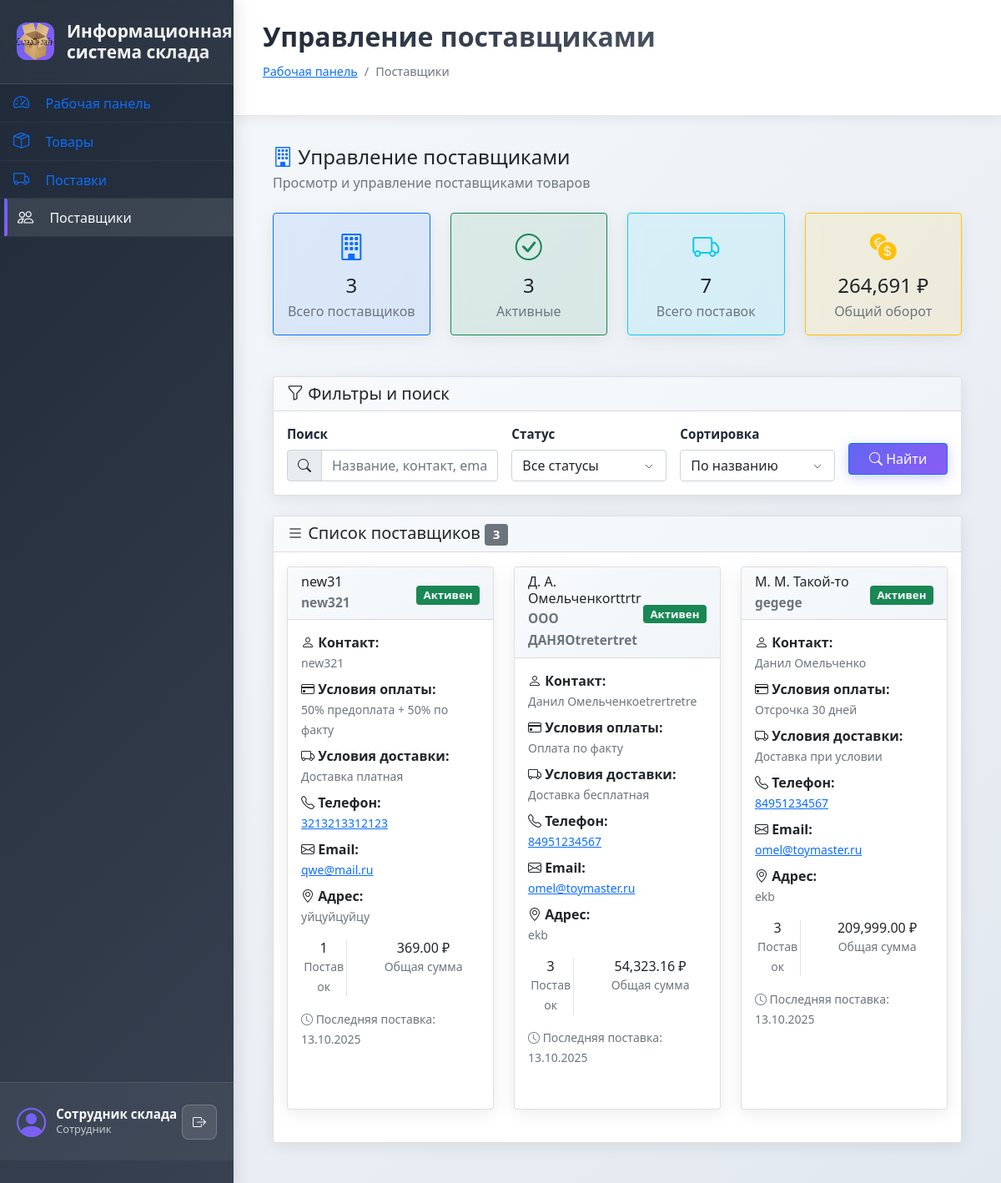
/suppliers.php (signed in), run on the app's committed database.
### tables this page shows
CREATE TABLE `suppliers` (
  `id` int NOT NULL,
  `supplier_code` varchar(20) NOT NULL,
  `full_name` varchar(100) NOT NULL,
  `company_name` varchar(100) DEFAULT NULL,
  `phone` varchar(20) DEFAULT NULL,
  `email` varchar(100) DEFAULT NULL,
  `address` text,
  `payment_terms` varchar(50) DEFAULT 'prepayment',
  `delivery_terms` varchar(50) DEFAULT 'pickup',
  `notes` text,
  `contact_person` varchar(100) DEFAULT NULL,
  `is_active` tinyint(1) DEFAULT '1',
  `created_at` timestamp NULL DEFAULT CURRENT_TIMESTAMP
);

CREATE TABLE `deliveries` (
  `id` int NOT NULL,
  `delivery_code` varchar(20) NOT NULL,
  `supplier_id` int NOT NULL,
  `status` enum('pending','in_transit','completed','cancelled') NOT NULL DEFAULT 'pending',
  `order_date` date NOT NULL,
  `expected_date` date DEFAULT NULL,
  `actual_date` date DEFAULT NULL,
  `total_amount` decimal(12,2) DEFAULT '0.00',
  `notes` text,
  `created_by` int NOT NULL
);

### suppliers.php (the view, shortened to what the rows shown need)
<?php
require_once 'classes/Database.php';
require_once 'classes/Supplier.php';
require_once 'classes/Delivery.php';
$supplier = new Supplier();
$delivery = new Delivery();
$filters = [];
$suppliers = $supplier->getAll($filters);
foreach ($suppliers as $key => $sup) {
    $suppliers[$key]['deliveries_count'] = $delivery->getCountBySupplier($sup['id']);
    $suppliers[$key]['total_amount'] = $delivery->getTotalAmountBySupplier($sup['id']);
    $suppliers[$key]['last_delivery'] = $delivery->getLastDeliveryBySupplier($sup['id']);
}
$sortFilter = $_GET['sort'] ?? 'name';
switch ($sortFilter) {
    default:
        usort($suppliers, fn($a, $b) => strcasecmp($a['name'] ?? '', $b['name'] ?? ''));
        break;
}
include 'includes/header.php';
$paymentTermsOptions = [
    'prepayment' => 'Предоплата 100%',
    '50_50' => '50% предоплата + 50% по факту',
    'postpayment' => 'Оплата по факту',
    'credit_30' => 'Отсрочка 30 дней',
    'credit_60' => 'Отсрочка 60 дней'
];
$deliveryTermsOptions = [
    'pickup' => 'Самовывоз',
    'delivery_paid' => 'Доставка платная',
    'delivery_free' => 'Доставка бесплатная',
    'delivery_conditional' => 'Доставка при условии'
];
?>
<div class="container-fluid">
    <div class="d-flex justify-content-between align-items-center mb-4">
        <div>
            <h2 class="h4 mb-1">
                <i class="bi bi-building text-primary"></i>
                Управление поставщиками
            </h2>
        </div>
    </div>
    <div class="card">
        <div class="card-body">
            <?php if (empty($suppliers)): ?>
                <div class="text-center py-4">
                    <i class="bi bi-inbox text-muted" style="font-size: 2rem;"></i>
                    <p class="text-muted mt-2">Поставщики не найдены</p>
                </div>
            <?php else: ?>
                <div class="row">
                    <?php foreach ($suppliers as $sup): ?>
                    <div class="col-lg-6 col-xl-4 mb-4">
                        <div class="card h-100">
                            <div class="card-header d-flex justify-content-between align-items-center">
                                <div>
                                    <h6 class="mb-0"><?= htmlspecialchars($sup['name'] ?? 'Без названия') ?></h6>
                                    <?php if (!empty($sup['company_name'])): ?>
                                        <small class="text-muted"><?= htmlspecialchars($sup['company_name']) ?></small>
                                    <?php endif; ?>
                                </div>
                                <div>
                                    <?php if (($sup['status'] ?? '') == 'active'): ?>
                                        <span class="badge bg-success">Активен</span>
                                    <?php else: ?>
                                        <span class="badge bg-secondary">Неактивен</span>
                                    <?php endif; ?>
                                </div>
                            </div>
                            <div class="card-body">
                                <div class="mb-2">
                                    <strong><i class="bi bi-person"></i> Контакт:</strong><br>
                                    <small class="text-muted"><?= htmlspecialchars($sup['contact_person']) ?></small>
                                </div>
                                <div class="mb-2">
                                    <strong><i class="bi bi-credit-card"></i> Условия оплаты:</strong><br>
                                    <small class="text-muted">
                                        <?= htmlspecialchars($paymentTermsOptions[$sup['payment_terms'] ?? 'prepayment'] ?? 'Не указано') ?>
                                    </small>
                                </div>
                                <div class="mb-2">
                                    <strong><i class="bi bi-truck"></i> Условия доставки:</strong><br>
                                    <small class="text-muted">
                                        <?= htmlspecialchars($deliveryTermsOptions[$sup['delivery_terms'] ?? 'pickup'] ?? 'Не указано') ?>
                                    </small>
                                </div>
                                <div class="mb-2">
                                    <strong><i class="bi bi-telephone"></i> Телефон:</strong><br>
                                    <small><a href="tel:<?= htmlspecialchars($sup['phone']) ?>"><?= htmlspecialchars($sup['phone']) ?></a></small>
                                </div>
                                <div class="mb-2">
                                    <strong><i class="bi bi-envelope"></i> Email:</strong><br>
                                    <small><a href="mailto:<?= htmlspecialchars($sup['email']) ?>"><?= htmlspecialchars($sup['email']) ?></a></small>
                                </div>
                                <div class="mb-3">
                                    <strong><i class="bi bi-geo-alt"></i> Адрес:</strong><br>
                                    <small class="text-muted"><?= htmlspecialchars($sup['address'] ?? 'Не указан') ?></small>
                                </div>
                                <div class="row text-center mb-3">
                                    <div class="col-4">
                                        <div class="border-end">
                                            <h6 class="mb-0"><?= $sup['deliveries_count'] ?></h6>
                                            <small class="text-muted">Поставок</small>
                                        </div>
                                    </div>
                                    <div class="col-8">
                                        <h6 class="mb-0"><?= number_format($sup['total_amount'], 2) ?> ₽</h6>
                                        <small class="text-muted">Общая сумма</small>
                                    </div>
                                </div>
                                <?php if ($sup['last_delivery']): ?>
                                <div class="mb-2">
                                    <small class="text-muted">
                                        <i class="bi bi-clock"></i> Последняя поставка:
                                        <?= date('d.m.Y', strtotime($sup['last_delivery']['order_date'])) ?>
                                    </small>
                                </div>
                                <?php endif; ?>
                            </div>
                        </div>
                    </div>
                    <?php endforeach; ?>
                </div>
            <?php endif; ?>
        </div>
    </div>
</div>
<?php include 'includes/footer.php'; ?>

### data on the page
suppliers: full_name "new31", company_name "new321", contact_person "new321", payment_terms "50% предоплата + 50% по факту", delivery_terms "Доставка платная", phone "3213213312123", email "qwe@mail.ru", address "уйцуйцуйцу", is_active "1", total_amount "369.00"
deliveries: order_date "13.10.2025"
suppliers: full_name "Д. А. Омельченкоrttrtr", company_name "ООО ДАНЯОtretertret", contact_person "Данил Омельченкоetrertretre", payment_terms "Оплата по факту", delivery_terms "Доставка бесплатная", phone "84951234567", email "omel@toymaster.ru", address "ekb", deliveries_count "3", total_amount "54,323.16"
deliveries: order_date "13.10.2025"
suppliers: full_name "М. М. Такой-то", company_name "gegege", contact_person "Данил Омельченко", payment_terms "Отсрочка 30 дней", delivery_terms "Доставка при условии", phone "84951234567", email "omel@toymaster.ru", address "ekb", deliveries_count "3", total_amount "209,999.00"
deliveries: order_date "13.10.2025"

### other printed values
APP_NAME "Информационная система склада"
getCurrentUser()['full_name'] "Сотрудник склада"
$pageTitle "Управление поставщиками"
$item['title'] "Рабочая панель"
$item['title'] "Поставщики"
count($suppliers) "3"
array_sum(array_column($suppliers, 'deliveries_count')) "7"
array_sum(array_column($suppliers, 'total_amount')) "264,691"
